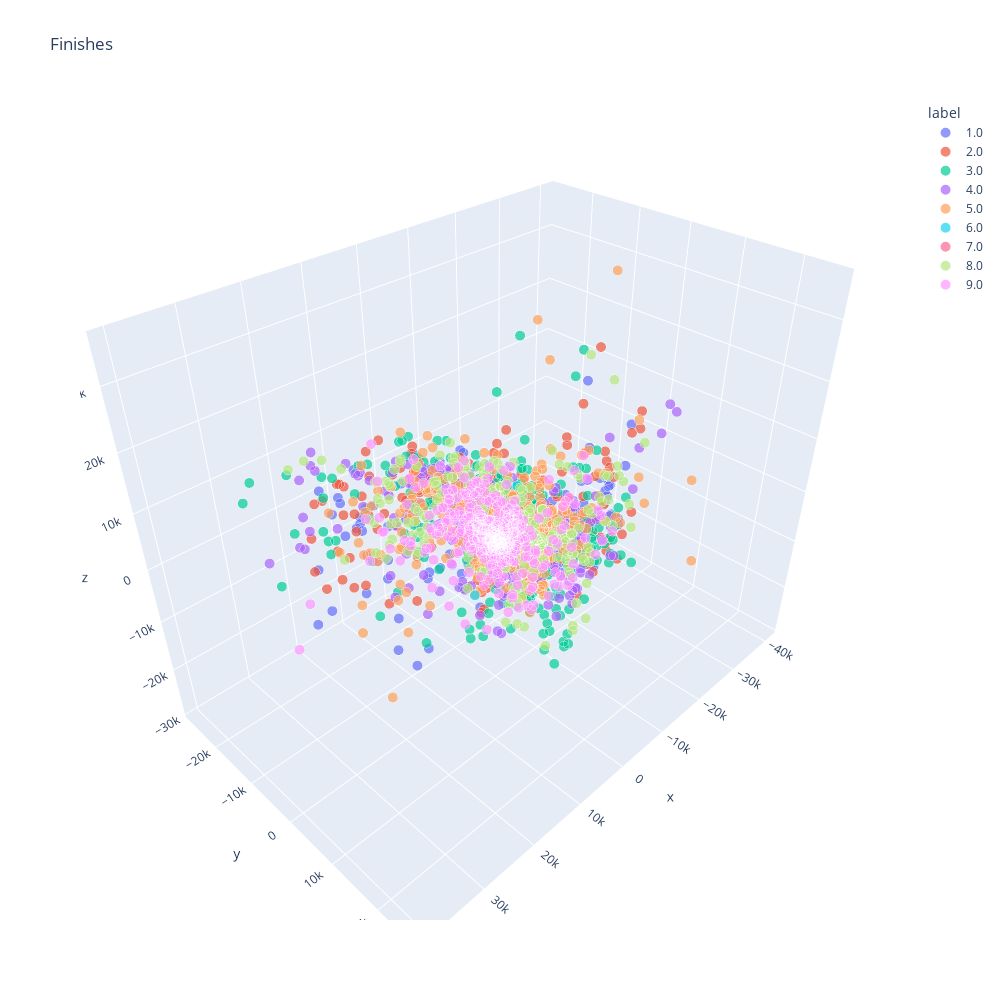

This figure's notebook cell:
### Code cell
title = 'Finishes'
fig = px.scatter_3d(
    df,
    x='x',
    y='y',
    z='z',
    color='label',
    size='size',
    size_max=10,
    height=1000,
    width=1000,
    title=title,
)
fig.show()

### Figure 1 — Plotly figure (JSON) as saved in the notebook; plotly's stock layout.template omitted (floating-point values rounded to 4 significant figures; data arrays with more than 128 entries replaced by an {"elided": "..."} marker saying what was removed)
{"data": [{"hovertemplate": "label=1.0<br>x=%{x}<br>y=%{y}<br>z=%{z}<br>size=%{marker.size}<extra></extra>", "legendgroup": "1.0", "marker": {"color": "#636efa", "size": {"elided": "311 int values"}, "sizemode": "area", "sizeref": 0.01, "symbol": "circle"}, "mode": "markers", "name": "1.0", "scene": "scene", "showlegend": true, "type": "scatter3d", "x": {"elided": "311 float values"}, "y": {"elided": "311 float values"}, "z": {"elided": "311 float values"}}, {"hovertemplate": "label=2.0<br>x=%{x}<br>y=%{y}<br>z=%{z}<br>size=%{marker.size}<extra></extra>", "legendgroup": "2.0", "marker": {"color": "#EF553B", "size": {"elided": "298 int values"}, "sizemode": "area", "sizeref": 0.01, "symbol": "circle"}, "mode": "markers", "name": "2.0", "scene": "scene", "showlegend": true, "type": "scatter3d", "x": {"elided": "298 float values"}, "y": {"elided": "298 float values"}, "z": {"elided": "298 float values"}}, {"hovertemplate": "label=3.0<br>x=%{x}<br>y=%{y}<br>z=%{z}<br>size=%{marker.size}<extra></extra>", "legendgroup": "3.0", "marker": {"color": "#00cc96", "size": {"elided": "332 int values"}, "sizemode": "area", "sizeref": 0.01, "symbol": "circle"}, "mode": "markers", "name": "3.0", "scene": "scene", "showlegend": true, "type": "scatter3d", "x": {"elided": "332 float values"}, "y": {"elided": "332 float values"}, "z": {"elided": "332 float values"}}, {"hovertemplate": "label=4.0<br>x=%{x}<br>y=%{y}<br>z=%{z}<br>size=%{marker.size}<extra></extra>", "legendgroup": "4.0", "marker": {"color": "#ab63fa", "size": {"elided": "314 int values"}, "sizemode": "area", "sizeref": 0.01, "symbol": "circle"}, "mode": "markers", "name": "4.0", "scene": "scene", "showlegend": true, "type": "scatter3d", "x": {"elided": "314 float values"}, "y": {"elided": "314 float values"}, "z": {"elided": "314 float values"}}, {"hovertemplate": "label=5.0<br>x=%{x}<br>y=%{y}<br>z=%{z}<br>size=%{marker.size}<extra></extra>", "legendgroup": "5.0", "marker": {"color": "#FFA15A", "size": {"elided": "430 int values"}, "sizemode": "area", "sizeref": 0.01, "symbol": "circle"}, "mode": "markers", "name": "5.0", "scene": "scene", "showlegend": true, "type": "scatter3d", "x": {"elided": "430 float values"}, "y": {"elided": "430 float values"}, "z": {"elided": "430 float values"}}, {"hovertemplate": "label=6.0<br>x=%{x}<br>y=%{y}<br>z=%{z}<br>size=%{marker.size}<extra></extra>", "legendgroup": "6.0", "marker": {"color": "#19d3f3", "size": {"elided": "364 int values"}, "sizemode": "area", "sizeref": 0.01, "symbol": "circle"}, "mode": "markers", "name": "6.0", "scene": "scene", "showlegend": true, "type": "scatter3d", "x": {"elided": "364 float values"}, "y": {"elided": "364 float values"}, "z": {"elided": "364 float values"}}, {"hovertemplate": "label=7.0<br>x=%{x}<br>y=%{y}<br>z=%{z}<br>size=%{marker.size}<extra></extra>", "legendgroup": "7.0", "marker": {"color": "#FF6692", "size": {"elided": "385 int values"}, "sizemode": "area", "sizeref": 0.01, "symbol": "circle"}, "mode": "markers", "name": "7.0", "scene": "scene", "showlegend": true, "type": "scatter3d", "x": {"elided": "385 float values"}, "y": {"elided": "385 float values"}, "z": {"elided": "385 float values"}}, {"hovertemplate": "label=8.0<br>x=%{x}<br>y=%{y}<br>z=%{z}<br>size=%{marker.size}<extra></extra>", "legendgroup": "8.0", "marker": {"color": "#B6E880", "size": {"elided": "290 int values"}, "sizemode": "area", "sizeref": 0.01, "symbol": "circle"}, "mode": "markers", "name": "8.0", "scene": "scene", "showlegend": true, "type": "scatter3d", "x": {"elided": "290 float values"}, "y": {"elided": "290 float values"}, "z": {"elided": "290 float values"}}, {"hovertemplate": "label=9.0<br>x=%{x}<br>y=%{y}<br>z=%{z}<br>size=%{marker.size}<extra></extra>", "legendgroup": "9.0", "marker": {"color": "#FF97FF", "size": {"elided": "439 int values"}, "sizemode": "area", "sizeref": 0.01, "symbol": "circle"}, "mode": "markers", "name": "9.0", "scene": "scene", "showlegend": true, "type": "scatter3d", "x": {"elided": "439 float values"}, "y": {"elided": "439 float values"}, "z": {"elided": "439 float values"}}], "layout": {"height": 1000, "legend": {"itemsizing": "constant", "title": {"text": "label"}, "tracegroupgap": 0}, "scene": {"domain": {"x": [0, 1], "y": [0, 1]}, "xaxis": {"title": {"text": "x"}}, "yaxis": {"title": {"text": "y"}}, "zaxis": {"title": {"text": "z"}}}, "title": {"text": "Finishes"}, "width": 1000}}
